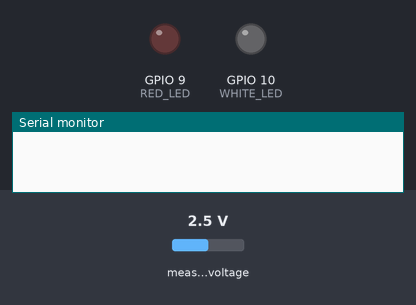
A sketch run on a simulated Seeed XIAO ESP32-C3. On the bench: output pins drawn as LEDs (lit = HIGH), the last lines printed to the serial monitor. The test bench sets the inputs (shaded band); at power-on: measured voltage 2.5 V. Nothing arrives over Bluetooth unless stated; a phone connects over Bluetooth LE 3 s after start.

Above: at 1.2 s.
1.3 s: measured voltage set to 0.9 V
4.3 s: measured voltage set to 0.6 V
At 6.0 s:
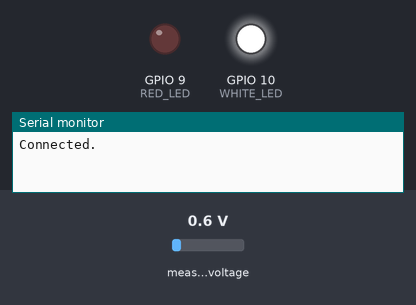
6.5 s: measured voltage set to 1.2 V
At 8.2 s:
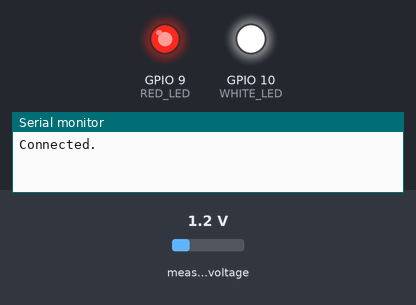
8.5 s: measured voltage set to 0.1 V
At 11.5 s:
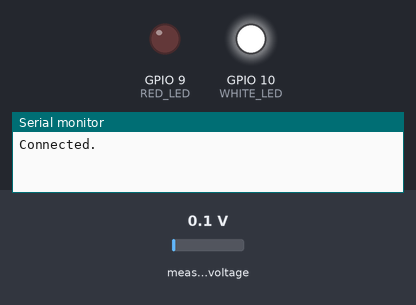
Timing chart, 0 to 12.5 s (numbered marks = the images above; inputs shaded):
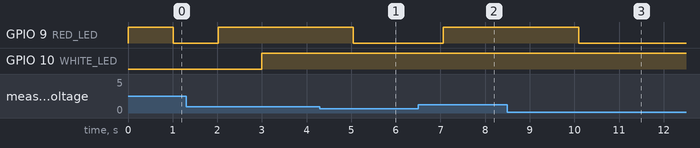

The sketch:

TrackVoltageCar.ino
```cpp
// (licence header left out)
#include <Wire.h>
#include <Adafruit_ADS1X15.h>

// BLE standard libraries, do not include NIMBLE
#include <BLEDevice.h>
#include <BLEServer.h>
#include <BLEUtils.h>
#include <BLE2902.h>
#include <BLE2901.h>

// uncomment DEBUG for calibration or debugging

//#define DEBUG
// (timings are wrong when debug is enabled)
#ifdef DEBUG
#define sp1(x)   Serial.println(x)
#define sp2(x,y) Serial.print(x);Serial.println(y)
#define spxy(x,y) Serial.print(x); Serial.print(" "); Serial.println(y);
#else
#define sp1(x)
#define sp2(x,y)
#define spxy(x,y)
#endif
#define sp1x(x)   Serial.println(x)
#define sp2x(x,y) Serial.print(x);Serial.println(y)
#define spxyx(x,y) Serial.print(x); Serial.print(" "); Serial.println(y);

// BLE Defines

#define SERVICE_UUID "1357632d-42e8-44f5-a5c8-6ff6103bf0ea"
#define ASPECT_UUID  "c96ff38c-f327-4dbb-a1e2-41c4219c3c59"


// we used the ADC from Adafruit to get more accurate measurements
Adafruit_ADS1115 ads;

// prototypes
void GetRMSVolts(void *param);

// ---- Configuration ----
static const float ADC_FULL_SCALE = 4.096;     // volts
static const int   ADC_COUNTS     = 32768;
static const float LSB_VOLTS      = ADC_FULL_SCALE / ADC_COUNTS;

static const int SAMPLE_RATE_SPS  = 860;
static const int SAMPLE_WINDOW_MS = 1000;      // 1 second

// *********** CALIBRATION HERE ********************
// sf = known voltage / reported vRMS
// experimented with offset volts and it was to determined to be unhelpful
// NB: see notes above on calibration

static const float SCALE_FACTOR = 9.19 / 0.683;  // calibration
static const float ZERO_VOLTS = 0;               // offset, not helpful

// we use a task that continually updates this value
//  and just read when we want it

volatile float Volts = 0.0;

BLECharacteristic *pNotifyAspect;

#define WHITE_LED D10
#define RED_LED   D9

unsigned long zeroTime;
bool deviceConnected = false;
bool ledToggle = false;

/** ServerCallbacks Method Override

    The BLE subsystem will call these methods when a connection to a BLE
    client is established or when it goes away.  Here we are
    overriding the class methods onConnect() and onDisconnect().
 */

class ServerCallbacks: public BLEServerCallbacks {
  /** onConnect
      Set the connection flag and turn the white led on.
  */

  void onConnect(BLEServer* pServer) {
    deviceConnected = true;
    digitalWrite(WHITE_LED, HIGH);
  }

  void onDisconnect(BLEServer* pServer) {
    /** onDisconnect
	Restart the ESP32 so that we are ready for next connection.
    */
    digitalWrite(RED_LED, LOW);
    digitalWrite(WHITE_LED, LOW);
    ESP.restart();
  }
};

// SETUP

void setup() {
  // for debugging only, see #debug above
  Serial.begin(115200);

  // we use I2C to communicate with the ADS1115
  Wire.begin();

  // RED blinks when not connected, RED is solid when reading >10 volts
  // WHITE comes on when connected
  pinMode(RED_LED, OUTPUT);
  pinMode(WHITE_LED, OUTPUT);

  // start the ADC, ADS1115 on I2C
  if (!ads.begin()) {
    Serial.println("ADS1115 not found!");
    while (1);
  }

  digitalWrite(WHITE_LED, LOW);
  digitalWrite(RED_LED, HIGH);

  // default gain and highest data rate
  ads.setGain(GAIN_ONE);      // ±4.096 V
  ads.setDataRate(RATE_ADS1115_860SPS);

  // x,y -> time,volts
  zeroTime = millis();
  xTaskCreate(GetRMSVolts, "GetRMSVolts", 2048, NULL, 1, NULL);

  // NOW LETS GET BLE GOING

  sp1("Start BLE!");

  BLEDevice::init("TrackVoltageCar");
  BLEServer *pServer = BLEDevice::createServer();
  pServer->setCallbacks(new ServerCallbacks());

  BLEService *pService = pServer->createService(SERVICE_UUID);
  pNotifyAspect
    = pService->createCharacteristic(ASPECT_UUID,
				     BLECharacteristic::PROPERTY_NOTIFY |
				     BLECharacteristic::PROPERTY_WRITE |
				     BLECharacteristic::PROPERTY_READ);

  pNotifyAspect->addDescriptor(new BLE2902());
  pNotifyAspect->setValue("--"); // nothing to report until we start reading
  pService->start();

  BLEAdvertising *pAdvertising = BLEDevice::getAdvertising();
  pAdvertising->addServiceUUID(SERVICE_UUID);

  BLEDevice::startAdvertising();
  sp1("Ready.");
}

// LOOP

bool lastConnected = false;

void loop() {
  char valueStr[80];

  // a separate task keeps volts up to date
  float v = Volts;

  if ( deviceConnected ) {
    // report to our listener
    if ( ! lastConnected )
      sp1x("Connected.");
    digitalWrite(RED_LED, v > 10.0 ? HIGH : LOW);
    sprintf(valueStr, "%0.2f Volts", v);
    pNotifyAspect->setValue(valueStr);
    pNotifyAspect->notify();
    lastConnected = true;
  }
  else {
    // just toggle the red led to indicate we have no listeners
    ledToggle = ! ledToggle;
    digitalWrite(RED_LED, ledToggle ? HIGH : LOW);
    lastConnected = false;
  }
  vTaskDelay(1000);
}

// GET VOLTS TASK
// This is the main thread that reads and reports voltage.
// It's always doing it, even when not connected which makes debugging
// easy. We could probably save battery by idling?

void GetRMSVolts(void *param) {

  while ( true ) {
    uint32_t start_ms = millis();

    double sum_sq = 0.0;
    uint32_t samples = 0;
    //unsigned long sum = 0;

    //digitalWrite(RED_LED, LOW);

    while (millis() - start_ms < SAMPLE_WINDOW_MS) {
      int16_t raw = ads.readADC_SingleEnded(0);
      //sum += raw;
      // Convert counts to volts
      float v = raw * LSB_VOLTS;

      // Half-wave rectified input: negative values should not occur,
      // but guard anyway.
      // Offset was set to zero when we determined that Lionel
      // transformers are leaky. It's not a math problem, it's
      // electrical reality.  It's left here as a reminder/option.
      v = v - ZERO_VOLTS;
      if (v < 0.0f) v = 0.0f;

      // sum squares for RMS calc.
      sum_sq += (double)v * (double)v;
      samples++;
    }

    if (samples > 0) {
      // vRMS is what we measure at ADC IN which is half wave
      // rectified after a voltage divider. We could do all the
      // threoretical math for estimating the missing half wave and
      // taking into account voltage drops from the divider and diode
      // or -- as we are doing here -- just calibrate which takes
      // these plus other variable into account (so long as we do it
      // carefully). One big variable is the contact of the wheels and
      // pickup to the track so for a careful calibration hook up the
      // transformer to the circuit inputs directly (was I did).

      float vRMS = sqrt(sum_sq / samples);
      float vCorrected = vRMS * SCALE_FACTOR;
      // new reading available, atomic operation so no semaphore needed
      Volts = vCorrected;
      sp2("vRMS: ", vRMS);
      sp2("Volts: ", Volts);
      sp2("Scale factor: ", SCALE_FACTOR);
    }
  }
}
```

Measured:
- the behaviour switches between 0.8 and 0.7 V on measured voltage (found by bisection; images 0 and 1)
- after the input at 4.3 s, GPIO 9 (RED_LED): HIGH → LOW after 0.75 s
- after the input at 6.5 s, GPIO 9 (RED_LED): LOW → HIGH after 0.56 s
- after the input at 8.5 s, GPIO 9 (RED_LED): HIGH → LOW after 1.6 s
